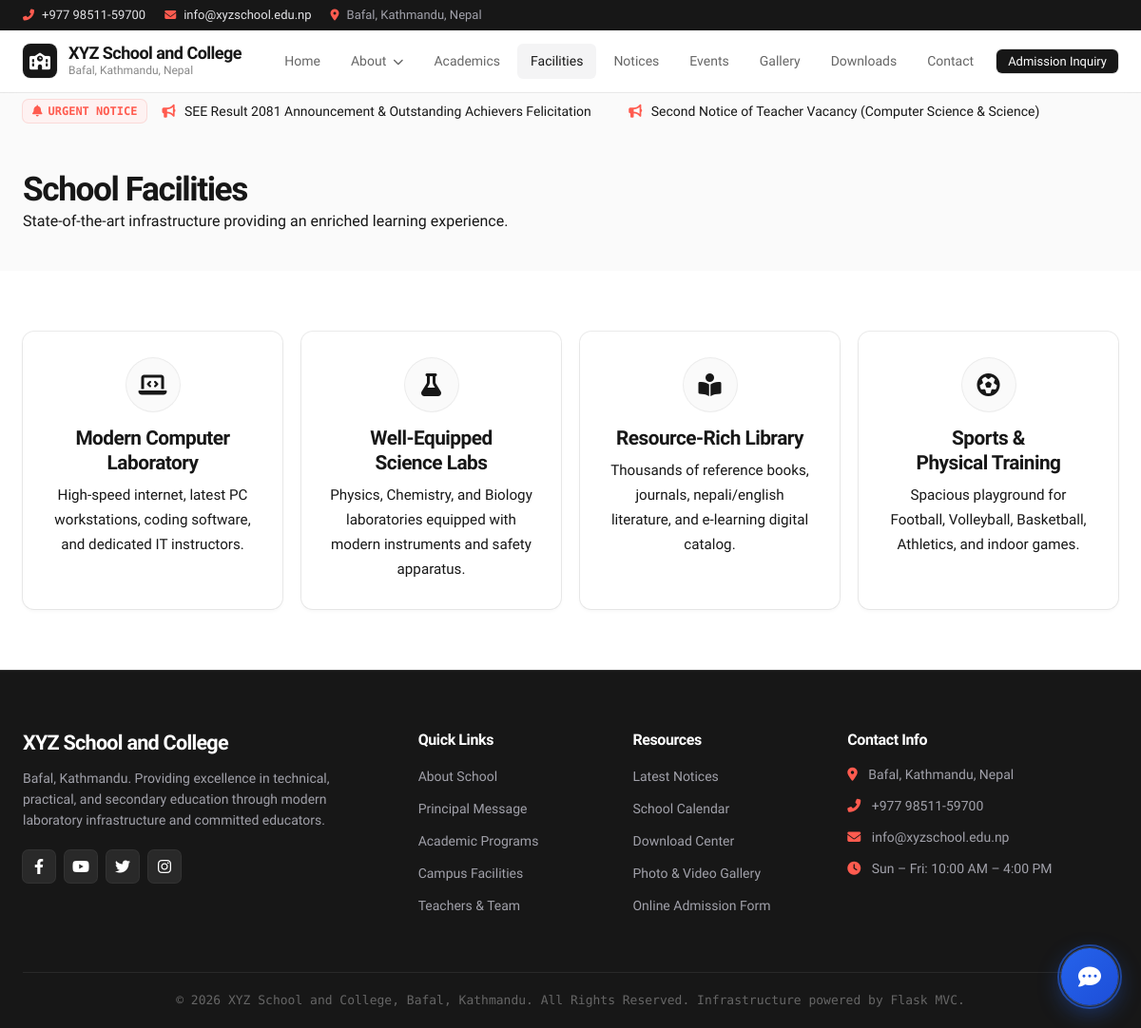
Screenshot of /facilities with the database file from the repository.
### app/models/settings.py (models this page shows, shortened)
class SiteSetting(db.Model):
    __tablename__ = 'site_settings'
    id = db.Column(db.Integer, primary_key=True)
    key = db.Column(db.String(100), unique=True, nullable=False)
    value = db.Column(db.Text, nullable=True)
    @classmethod
    def get_val(cls, key, default=''):
        setting = cls.query.filter_by(key=key).first()
        return setting.value if setting else default

### app/models/notice.py (models this page shows, shortened)
class Notice(db.Model):
    __tablename__ = 'notices'
    id = db.Column(db.Integer, primary_key=True)
    title = db.Column(db.String(255), nullable=False)
    slug = db.Column(db.String(255), unique=True, nullable=False)
    category = db.Column(db.String(50), default='General') # General, Vacancy, Exam, Quotation, Admission, Result
    content = db.Column(db.Text, nullable=False)
    attachment = db.Column(db.String(255), nullable=True) # PDF or image attachment
    is_urgent = db.Column(db.Boolean, default=False)
    published_date = db.Column(db.DateTime, default=datetime.utcnow)
    author_id = db.Column(db.Integer, db.ForeignKey('users.id'), nullable=True)
    author = db.relationship('User', backref=db.backref('notices', lazy=True))

### app/models/academic.py (models this page shows)
class Facility(db.Model):
    __tablename__ = 'facilities'
    id = db.Column(db.Integer, primary_key=True)
    title = db.Column(db.String(150), nullable=False)
    description = db.Column(db.Text, nullable=False)
    icon = db.Column(db.String(50), default='fa-school')
    image = db.Column(db.String(255), nullable=True)

### app/controllers/public_controller.py (the view)
@public_bp.route('/facilities')
def facilities():
    facilities_list = Facility.query.all()
    return render_template('public/facilities.html', facilities=facilities_list)

### app/controllers/public_controller.py (called while the page is built)
@public_bp.context_processor
def inject_global_settings():
    return {
        'school_name': SiteSetting.get_val('school_name', 'XYZ School and College'),
        'school_address': SiteSetting.get_val('school_address', 'Bafal, Kathmandu, Nepal'),
        'school_phone': SiteSetting.get_val('school_phone', '+977 98511-59700'),
        'school_email': SiteSetting.get_val('school_email', 'info@xyzschool.edu.np'),
        'urgent_notices': Notice.query.filter_by(is_urgent=True).order_by(Notice.published_date.desc()).all()
    }

### app/templates/public/facilities.html (shortened to what this page needs)
{% extends 'base.html' %}
{% block content %}
<div class="section bg-alt" style="padding: 40px 0; border-bottom: 1px solid var(--border-color);">
    <div class="container">
        <h1 style="font-size: 2.2rem; color: var(--primary-dark);">School Facilities</h1>
        <p style="color: var(--text-muted); font-size: 1rem;">State-of-the-art infrastructure providing an enriched learning experience.</p>
    </div>
</div>
<section class="section">
    <div class="container">
        <div class="facilities-grid">
            {% if facilities %}
                {% for f in facilities %}
                <div class="facility-card">
                    <div class="facility-icon"><i class="fas {{ f.icon }}"></i></div>
                    <h3 style="font-size: 1.3rem;">{{ f.title }}</h3>
                    <p style="color: var(--text-muted); font-size: 0.95rem; line-height: 1.7;">{{ f.description }}</p>
                </div>
                {% endfor %}
            {% endif %}
        </div>
    </div>
</section>
{% endblock %}

### app/templates/base.html (shortened to what this page needs)
<!DOCTYPE html>
<html lang="en">
<head>
    <link rel="stylesheet" href="{{ url_for('static', filename='css/style.css') }}">
    <link rel="stylesheet" href="https://cdnjs.cloudflare.com/ajax/libs/font-awesome/6.4.0/css/all.min.css">
    <link rel="stylesheet" type="text/css" href="https://cdnjs.cloudflare.com/ajax/libs/slick-carousel/1.8.1/slick.min.css"/>
    <link rel="stylesheet" type="text/css" href="https://cdnjs.cloudflare.com/ajax/libs/slick-carousel/1.8.1/slick-theme.min.css"/>
</head>
<body>
    <header class="top-header">
        <div class="container">
            <div class="top-info">
                <div class="top-info-item">
                    <i class="fas fa-phone-alt"></i>
                    <a href="tel:{{ school_phone }}">{{ school_phone }}</a>
                </div>
                <div class="top-info-item">
                    <i class="fas fa-envelope"></i>
                    <a href="mailto:{{ school_email }}">{{ school_email }}</a>
                </div>
                <div class="top-info-item">
                    <i class="fas fa-map-marker-alt"></i>
                    <span>{{ school_address }}</span>
                </div>
            </div>
        </div>
    </header>
    <nav class="navbar-main">
        <div class="container navbar-container">
            <a href="{{ url_for('public.home') }}" class="brand-logo">
                <div class="logo-badge">
                    <i class="fas fa-school"></i>
                </div>
                <div class="brand-text">
                    <h1>{{ school_name }}</h1>
                    <p>Bafal, Kathmandu, Nepal</p>
                </div>
            </a>
            <ul class="nav-menu" id="navMenu">
                <li class="nav-item">
                    <a href="{{ url_for('public.home') }}" class="nav-link {% if request.endpoint == 'public.home' %}active{% endif %}">Home</a>
                </li>
                <li class="nav-item">
                    <a href="#" class="nav-link {% if request.endpoint in ['public.about', 'public.message_principal', 'public.message_chairperson', 'public.team'] %}active{% endif %}">
                        About <i class="fas fa-chevron-down" style="font-size: 0.7rem; margin-left: 2px;"></i>
                    </a>
                </li>
                <li class="nav-item">
                    <a href="{{ url_for('public.academics') }}" class="nav-link {% if request.endpoint == 'public.academics' %}active{% endif %}">Academics</a>
                </li>
                <li class="nav-item">
                    <a href="{{ url_for('public.facilities') }}" class="nav-link {% if request.endpoint == 'public.facilities' %}active{% endif %}">Facilities</a>
                </li>
                <li class="nav-item">
                    <a href="{{ url_for('public.notices') }}" class="nav-link {% if request.endpoint in ['public.notices', 'public.notice_detail'] %}active{% endif %}">Notices</a>
                </li>
                <li class="nav-item">
                    <a href="{{ url_for('public.events') }}" class="nav-link {% if request.endpoint == 'public.events' %}active{% endif %}">Events</a>
                </li>
                <li class="nav-item">
                    <a href="{{ url_for('public.gallery') }}" class="nav-link {% if request.endpoint == 'public.gallery' %}active{% endif %}">Gallery</a>
                </li>
                <li class="nav-item">
                    <a href="{{ url_for('public.downloads') }}" class="nav-link {% if request.endpoint == 'public.downloads' %}active{% endif %}">Downloads</a>
                </li>
                <li class="nav-item">
                    <a href="{{ url_for('public.contact') }}" class="nav-link {% if request.endpoint == 'public.contact' %}active{% endif %}">Contact</a>
                </li>
                <li class="nav-item">
                    <a href="{{ url_for('public.admission') }}" class="btn btn-primary btn-sm" style="margin-left: 6px;">Admission Inquiry</a>
                </li>
            </ul>
        </div>
    </nav>
    {% if urgent_notices %}
    <div class="ticker-bar">
        <div class="container ticker-wrapper">
            <div class="ticker-badge">
                <i class="fas fa-bell"></i> Urgent Notice
            </div>
            <div class="ticker-content">
                <div class="ticker-scroll">
                    {% for n in urgent_notices %}
                        <a href="{{ url_for('public.notice_detail', id=n.id) }}"><i class="fas fa-bullhorn" style="margin-right: 6px; color: var(--vercel-ship-red);"></i> {{ n.title }}</a>
                    {% endfor %}
                </div>
            </div>
        </div>
    </div>
    {% endif %}
    <main>
        {% block content %}{% endblock %}
    </main>
    <footer class="footer">
        <div class="container">
            <div class="footer-grid">
                <div class="footer-brand">
                    <h2>{{ school_name }}</h2>
                    <p>Bafal, Kathmandu. Providing excellence in technical, practical, and secondary education through modern laboratory infrastructure and committed educators.</p>
                    <div class="social-links">
                        <a href="#" class="social-icon" aria-label="Facebook"><i class="fab fa-facebook-f"></i></a>
                        <a href="#" class="social-icon" aria-label="YouTube"><i class="fab fa-youtube"></i></a>
                        <a href="#" class="social-icon" aria-label="Twitter"><i class="fab fa-twitter"></i></a>
                        <a href="#" class="social-icon" aria-label="Instagram"><i class="fab fa-instagram"></i></a>
                    </div>
                </div>
                <div>
                    <h3 class="footer-title">Quick Links</h3>
                    <ul class="footer-links">
                        <li><a href="{{ url_for('public.about') }}">About School</a></li>
                        <li><a href="{{ url_for('public.message_principal') }}">Principal Message</a></li>
                        <li><a href="{{ url_for('public.academics') }}">Academic Programs</a></li>
                        <li><a href="{{ url_for('public.facilities') }}">Campus Facilities</a></li>
                        <li><a href="{{ url_for('public.team') }}">Teachers & Team</a></li>
                    </ul>
                </div>
                <div>
                    <h3 class="footer-title">Resources</h3>
                    <ul class="footer-links">
                        <li><a href="{{ url_for('public.notices') }}">Latest Notices</a></li>
                        <li><a href="{{ url_for('public.events') }}">School Calendar</a></li>
                        <li><a href="{{ url_for('public.downloads') }}">Download Center</a></li>
                        <li><a href="{{ url_for('public.gallery') }}">Photo & Video Gallery</a></li>
                        <li><a href="{{ url_for('public.admission') }}">Online Admission Form</a></li>
                    </ul>
                </div>
                <div>
                    <h3 class="footer-title">Contact Info</h3>
                    <ul class="footer-links" style="color: #a1a1aa; font-size: 0.875rem;">
                        <li style="margin-bottom: 12px;"><i class="fas fa-map-marker-alt" style="color: var(--vercel-ship-red); margin-right: 8px;"></i> {{ school_address }}</li>
                        <li style="margin-bottom: 12px;"><i class="fas fa-phone-alt" style="color: var(--vercel-ship-red); margin-right: 8px;"></i> {{ school_phone }}</li>
                        <li style="margin-bottom: 12px;"><i class="fas fa-envelope" style="color: var(--vercel-ship-red); margin-right: 8px;"></i> {{ school_email }}</li>
                        <li><i class="fas fa-clock" style="color: var(--vercel-ship-red); margin-right: 8px;"></i> Sun – Fri: 10:00 AM – 4:00 PM</li>
                    </ul>
                </div>
            </div>
            <div class="footer-bottom">
                <p>&copy;&nbsp;2026 {{ school_name }}, Bafal, Kathmandu. All Rights Reserved. Infrastructure powered by Flask MVC.</p>
            </div>
        </div>
    </footer>
    <div class="chatbot-widget-container">
        <button id="chatbotToggleBtn" class="chatbot-toggle-btn" aria-label="Open AI Assistant">
            <i class="fas fa-comment-dots" id="chatIconClosed"></i>
            <span class="chatbot-pulse-ring"></span>
        </button>
    </div>
</body>
</html>

### rows the page displays
SiteSetting: value "+977 98511-59700"
SiteSetting: value "info@xyzschool.edu.np"
SiteSetting: value "Bafal, Kathmandu, Nepal"
SiteSetting: value "XYZ School and College"
Notice: title "SEE Result 2081 Announcement & Outstanding Achievers Felicitation"
Notice: title "Second Notice of Teacher Vacancy (Computer Science & Science)"
Facility: title "Modern Computer Laboratory", description "High-speed internet, latest PC workstations, coding software, and dedicated IT instructors."
Facility: title "Well-Equipped Science Labs", description "Physics, Chemistry, and Biology laboratories equipped with modern instruments and safety apparatus."
Facility: title "Resource-Rich Library", description "Thousands of reference books, journals, nepali/english literature, and e-learning digital catalog."
Facility: title "Sports & Physical Training", description "Spacious playground for Football, Volleyball, Basketball, Athletics, and indoor games."
